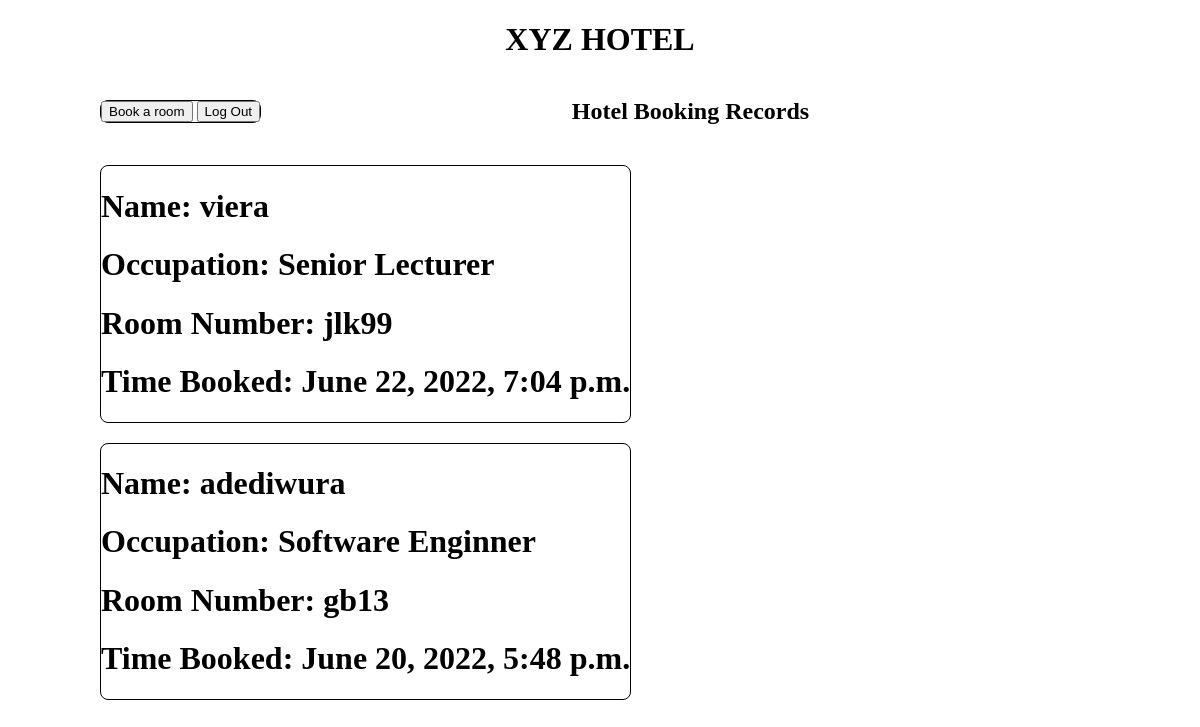
Page /home/records/ on the committed database.
### home/models.py (models this page shows, shortened)
class Hotel_Room_Application_Record(models.Model):
    Room_number = models.CharField(max_length=5)
    Amount_paid_in_Naira = models.DecimalField(max_digits=10000000, decimal_places=2)
    Occupant_Name = models.CharField(max_length=1000)
    Occupant_email = models.EmailField()
    Occupant_occupation = models.CharField(max_length=10000)
    Number_of_night = models.IntegerField()
    Start_date = models.DateField()
    End_date = models.DateField()
    Registered_by = models.ForeignKey(User, on_delete=models.CASCADE)
    timestamp = models.DateTimeField(auto_now_add=True)

### home/views.py (the view)
# urls.py: path('records/', records, name='recordview'),
def records(request):
    posts = Hotel_Room_Application_Record.objects.all().order_by('-timestamp')
    context = {
        'posts': posts
    }
    return render(request, 'home/booking_records.html', context)

### home/templates/home/booking_records.html (shortened to what this page needs)
<!DOCTYPE html>
<html lang="en">
<head>
</head>
<body>
    <header>
        <center>
            <h1>XYZ HOTEL</h1>
            <div>
                <a href="{% url 'home:bookroomview' %}"><button>Book a room</button></a>
                <a href="{% url 'accounts:logoutview' %}"><button>Log Out</button></a>
            </div>
        </center>
    </header>
    <main>
        <center><h2>Hotel Booking Records</h2></center>
        {% for Hotel_Room_Application_Record in posts  %}
        <a href="{% url 'home:detailview' Hotel_Room_Application_Record.id %}">
            <div>
                <h1>Name: <span> {{ Hotel_Room_Application_Record.Occupant_Name }} </span></h1>
                <h1>Occupation: <span> {{Hotel_Room_Application_Record.Occupant_occupation }} </span></h1>
                <h1>Room Number: <span> {{Hotel_Room_Application_Record.Room_number}} </span></h1>
                <h1>Time Booked: <span> {{Hotel_Room_Application_Record.timestamp}} </span></h1>
            </div>
        </a>
        {% endfor %}
    </main>
</body>
</html>

### home/templates/home/booking_records.html (style rules this page uses)
body { margin-left:100px; margin-right:100px; margin-bottom:100px; }
main { margin-top: 40px; }
div { border: 1px solid #000000; border-radius: 8px; float: left; margin-right: 20px; margin-top: 20px; color: #000000; }

### rows in the picture
Hotel_Room_Application_Record: Occupant_Name "viera", Occupant_occupation "Senior Lecturer", Room_number "jlk99", timestamp "June 22, 2022, 7:04 p.m."
Hotel_Room_Application_Record: Occupant_Name "adediwura", Occupant_occupation "Software Enginner", Room_number "gb13", timestamp "June 20, 2022, 5:48 p.m."
